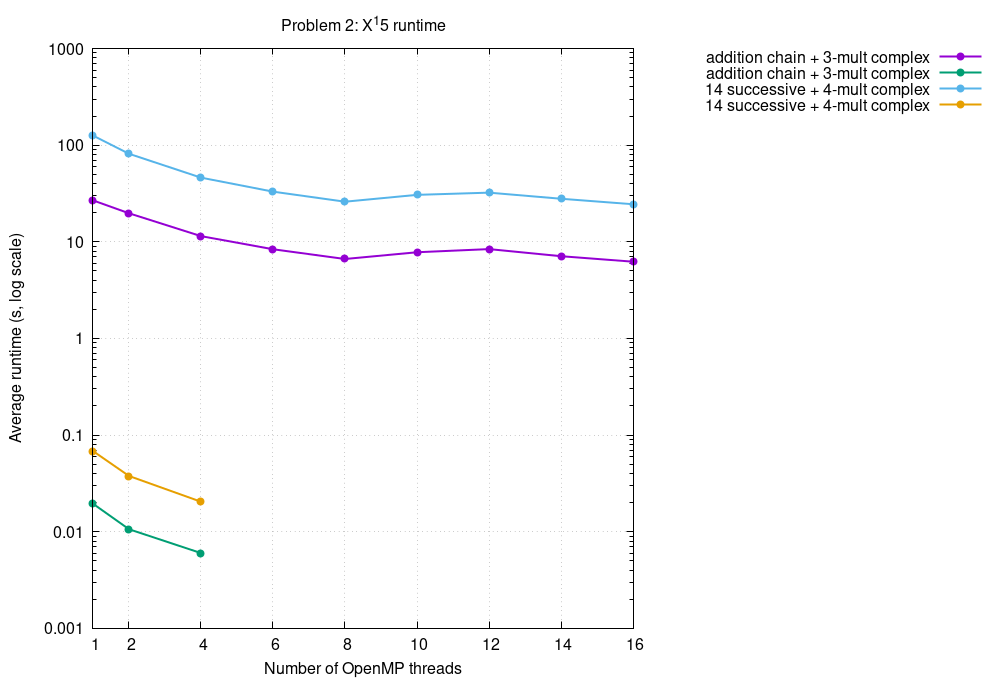

gnuplot code for this plot:
# generated by plots/plot_all.sh -- regenerate, do not hand-edit
set terminal pngcairo size 1000,680 enhanced font 'Helvetica,12'
set output 'plots/p2_runtime.png'
set title "Problem 2: X^15 runtime"
set xlabel 'Number of OpenMP threads'
set ylabel 'Average runtime (s, log scale)'
set key outside right top
set grid
set xtics (1,2,4,6,8,10,12,14,16)
set logscale y
plot 'plots/data/p2_chain_n2048.dat' using 1:2 with linespoints lw 2 pt 7 title 'addition chain + 3-mult complex', \
     'plots/data/p2_chain_n256.dat' using 1:2 with linespoints lw 2 pt 7 title 'addition chain + 3-mult complex', \
     'plots/data/p2_naive14_n2048.dat' using 1:2 with linespoints lw 2 pt 7 title '14 successive + 4-mult complex', \
     'plots/data/p2_naive14_n256.dat' using 1:2 with linespoints lw 2 pt 7 title '14 successive + 4-mult complex'
